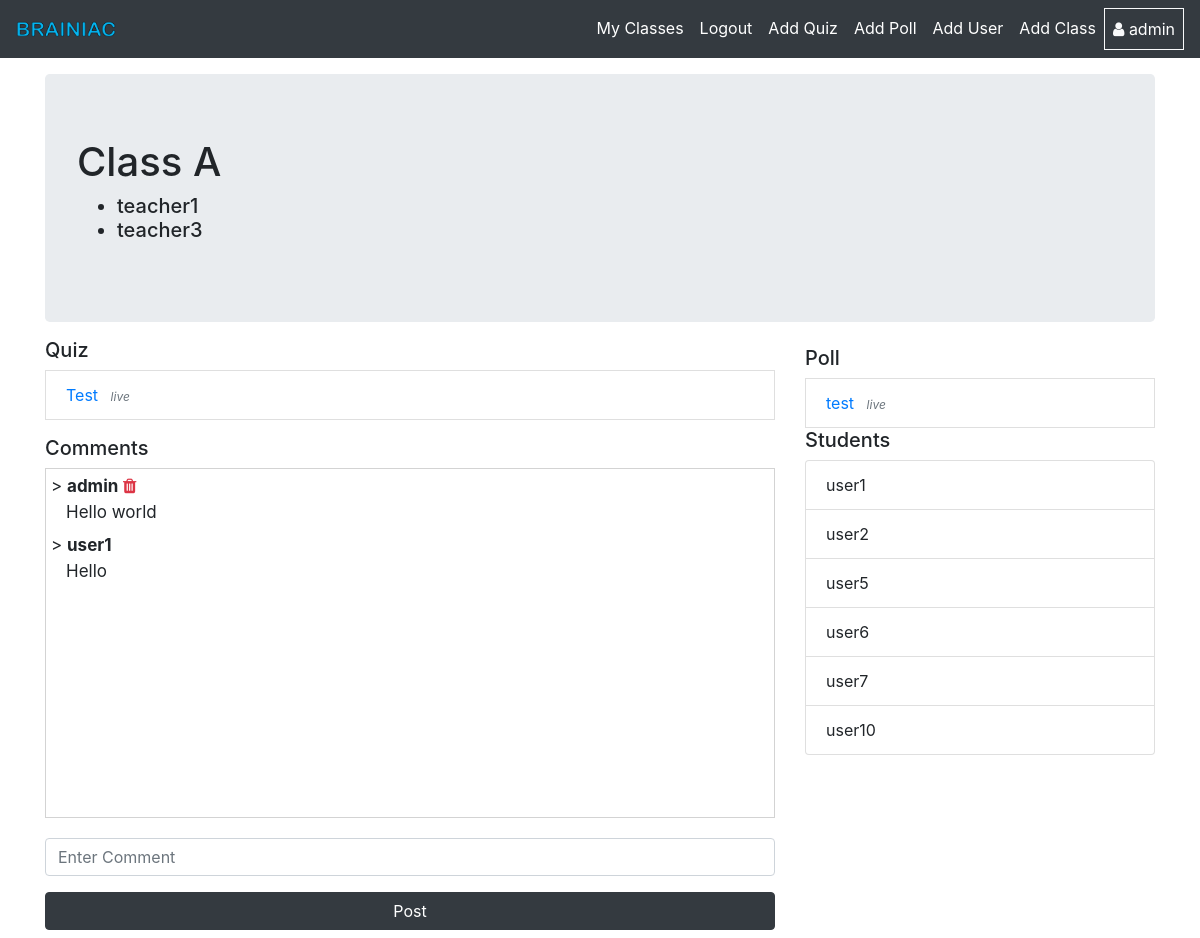
The app's page /quiz/class_view/1 (signed in) with its own data.
### quiz/models.py (models this page shows, shortened)
class Class(models.Model):
    class_name = models.CharField(max_length=20)
    year = models.IntegerField(primary_key=False,null=False,blank=False)
    branch = models.CharField(max_length=50)
    user = models.ManyToManyField(User)

class Quiz(models.Model):
    created_by = models.ForeignKey(User,on_delete=models.CASCADE)
    title = models.CharField(max_length=250)
    description = models.TextField()
    classes = models.ManyToManyField(Class)
    make_visible = models.BooleanField(default=False)
    total_questions = models.IntegerField(primary_key=False,default=0)
    answer_available = models.BooleanField(primary_key=False,default=False)
    timer = models.IntegerField(primary_key=False,null=True,blank=True,validators=[MinValueValidator(9), MaxValueValidator(120)],)

class Poll(models.Model):
    created_by = models.ForeignKey(User,on_delete=models.CASCADE)
    title = models.CharField(max_length=250)
    classes = models.ManyToManyField(Class)
    activate = models.BooleanField(default=False,primary_key=False)

class Comments(models.Model):
    comment = models.TextField(blank=False,null=False)
    user = models.ForeignKey(User,on_delete=models.CASCADE)
    spam = models.BooleanField(null=True,blank=True,primary_key=False)
    clas = models.ForeignKey(Class,on_delete=models.CASCADE)

### quiz/views.py (the view)
# urls.py: path('class_view/<int:class_pk>',views.classView,name='classView'),
@login_required(login_url='/')
def classView(request,class_pk):
    stud_info = []
    quiz_info = []
    poll_list = []
    class_obj = get_object_or_404(Class,pk=class_pk)
    if str(request.user.job.status) == 'student':
        poll_list = list(Poll.objects.filter(activate=True).filter(classes=class_obj))
        quiz_list = list(Quiz.objects.filter(make_visible=True).filter(classes=class_obj))
        student_quiz_info = []
        if len(quiz_list) != 0:
            for quiz in quiz_list :
                stud_info = list(StudentQuizInfo.objects.filter(quiz_id=quiz.id).filter(user_id=request.user.id))
                if len(stud_info) != 0 :
                    student_quiz_info.append(stud_info[0])
                else :
                    student_quiz_info.append(None)
        quiz_info = zip(quiz_list,student_quiz_info)
    else :
        quiz_list = list(Quiz.objects.filter(classes=class_obj))
        poll_list = list(Poll.objects.filter(classes=class_obj))
    participant_list = class_obj.user.all()
    teacher_list = []
    student_list = []
    for each_user in participant_list :
        if each_user.is_superuser :
            continue
        elif str(each_user.job.status)== 'student' :
            student_list.append(each_user)
        elif str(each_user.job.status)== 'teacher' :
            teacher_list.append(each_user)
    user_list = []
    if Comments.objects.filter(clas_id=class_pk).exists():
        comments = get_list_or_404(Comments,clas_id=class_pk)
        for comment in comments :
            user_list.append(get_object_or_404(User,pk=comment.user_id))
    else :
        comments = []
    user_comments_list = zip(user_list,comments)
    context = {
        'quiz_info':quiz_info,
        'poll_list':poll_list,
        'class_obj':class_obj,
        'student_list':student_list,
        'teacher_list':teacher_list,
        'quiz_list':quiz_list,
        'comments_form':CommentsForm(),
        'user_comments_list':user_comments_list,
    }
    return render(request,'quiz/class_view.html',context)

### quiz/forms.py
class CommentsForm(forms.ModelForm) :
    class Meta :
        model = Comments
        fields = ('comment',)
        widgets = {
            'comment':forms.TextInput(attrs={'class': 'form-comments','placeholder':'Enter Comment'})
        }
        labels ={
            'comment' : (''),
        }
    def __init__(self, *args, **kwargs):
        super(CommentsForm, self).__init__(*args, **kwargs)
        self.fields['comment'].required=True

### templates/quiz/class_view.html (shortened to what this page needs)
{% extends "./base.html" %}
{% load crispy_forms_tags %}
{% load static %}
{% block content %}
<link rel="stylesheet" href="{% static 'quiz/class_view.css' %}">
<div class="container">
    <div class="jumbotron my-3">
        <h1>
            {{class_obj.class_name}}
        </h1>
        <h5>
            <ul>
                {% for each_teacher in teacher_list %}
                <li>{{each_teacher}}</li>
                {% endfor %}
            </ul>
        </h5>
    </div>
    <div class="row">
        <div class="col-md-8">
            <h5>Quiz</h5>
            <ul class="list-group">
                {% if request.user.job.status == 'student' %}
                    {% for quiz, info in quiz_info %}
                    <a href="{% url 'quiz:quizInfoTeacherView' quiz.id %}">
                        <li class="list-group-item">{{quiz.title}}
                        {% if info.completed == True %}
                            <i class="fa fa-check text-success"></i>
                        {% endif %}
                        </li>
                    </a>
                    {% endfor %}
                {% else %}
                    {% for quiz in quiz_list %}
                    <a href="{% url 'quiz:quizInfoTeacherView' quiz.id %}">
                        <li class="list-group-item">{{quiz.title}}
                        {% if quiz.make_visible == True %}
                            <span style="font-size: 12px;font-style: italic;" class="text-secondary ml-2">live</span>
                        {% endif %}
                        </li>
                    </a>
                    {% endfor %}
                {% endif %}
            </ul>
        </div>
        <div class="col-md-4 mt-2">
            <h5>Poll</h5>
            <ul class="list-group">
                {% for poll in poll_list %}
                    <a href="{% url 'quiz:createPollChoices' poll.id %}"><li class="list-group-item">{{poll.title}}
                        {% if request.user.job.status == 'teacher' %}
                            {% if poll.activate == True %}
                                <span style="font-size: 12px;font-style: italic;" class="text-secondary ml-2">live</span>
                            {% endif %}
                        {% endif %}
                    </li></a>
                {% endfor %}
            </ul>
        </div>
        <div class="col-md-8 mb-2 mt-2">
            <h5>Comments</h5>
            <div class="comments-box">
                {% for user, comment in user_comments_list %}
                    <p class="username">> <Strong>{{user.username}}</Strong>
                        {% if request.user == user %}
                            <a href="{% url 'quiz:deleteComment' comment.id %}"> <i class="fa fa-trash text-danger"></i> </a>
                        {% endif %}
                    </p>
                    <p class="comment">{{comment.comment}}</p>
                {% endfor %}
            </div>
            <form action="{% url 'quiz:postComment' class_obj.id %}" method="POST">
                {{comments_form|crispy}}
                <button class="btn btn-dark w-100" type="submit">Post</button>
            </form>
        </div>
        <div class="col-md-4 d-none d-md-block">
            <h5>Students </h5>
                <ul class="list-group">
                    {% for each_student in student_list %}
                    <li class="list-group-item">{{each_student}}</li>
                    {% endfor %}
                </ul>
        </div>
    </div>
</div>
{% endblock %}

### templates/quiz/base.html (shortened to what this page needs)
{% load static %}
<!DOCTYPE html>
<html lang="en">
<head>
  <link rel="stylesheet" href="https://stackpath.bootstrapcdn.com/bootstrap/4.5.0/css/bootstrap.min.css"
 />
  <link rel="stylesheet" href="https://stackpath.bootstrapcdn.com/font-awesome/4.7.0/css/font-awesome.min.css">
  <link
      rel="stylesheet"
      type="text/css"
      href="{% static 'accounts/style.css' %}"
    />
</head>
<body>
  <nav class="navbar navbar-expand-lg navbar-dark bg-dark">
    <a class="navbar-brand" href="{% url 'quiz:home' %}">
        <img src="{% static 'quiz/Braniac3.png' %}" alt="logo">
    </a>
    <div class="collapse navbar-collapse" id="navbarSupportedContent">
      <ul class="navbar-nav ml-auto">
        <li class="nav-item active">
          <a class="nav-link" href="{% if user.is_authenticated %} {% url 'quiz:home' %} {% else %} # {% endif %}">
            <span class="nav_link">
              My Classes
            </span>
          </a>
        </li>
        <li class="nav-item active">
          <a class="nav-link" href="{% if user.is_authenticated %} {% url 'quiz:logout' %} {% else %} # {% endif %}">
            <span class="nav_link">
              {% if user.is_authenticated %} Logout {% else %} Login {% endif %}
            </span>
          </a>
        </li>
        {% if request.user.job.status == 'teacher' %}
          <li class="nav-item active">
            <a class="nav-link" href="{% url 'quiz:addQuiz' %}">
              <span class="nav_link">
                Add Quiz
              </span>
            </a>
          </li>
          <li class="nav-item active">
            <a class="nav-link" href="{% url 'quiz:createPoll' %}">
              <span class="nav_link">
                Add Poll
              </span>
            </a>
          </li>
        {% endif %}
        {% if request.user.is_superuser  %}
          <li class="nav-item active">
            <a class="nav-link" href="{% url 'accounts:userRegister' %}">
              <span class="nav_link">
                Add User
              </span>
            </a>
          </li>
          <li class="nav-item active">
            <a class="nav-link" href="{% url 'accounts:add_classes' %}">
              <span class="nav_link">
                Add Class
              </span>
            </a>
          </li>
        {% endif %}
        <li class="nav-item active border border-light">
            <a class="nav-link" href="#">
              <i class="fa fa-user text-light"></i>
              <span class="nav_link">
                {% if user.is_authenticated %} {{request.user.username}} {% endif %}
              </span>
            </a>
        </li
      </ul>
    </div>
  </nav>
  {% block content %} {% endblock content %}
</body>
</html>

### static/accounts/style.css (style rules this page uses)
.navbar-brand img { display: block; width: 100px; }
body { padding: 0px; margin: 0px; border: 0px; height: 100vh; }

### static/quiz/class_view.css (style rules this page uses)
.comments-box { width: auto; height: 350px; border: 1px solid lightgray; overflow: scroll; margin-bottom: 20px; }
.username { font-size: 17px; margin-top: 5px; margin-bottom: 0px; margin-left: 5px; }
.comment { margin-bottom: 8px; margin-top: 0px; margin-left: 20px; font-size: 17px; }

### records on screen
Class: class_name "Class A"
Quiz: title "Test", make_visible "live"
Poll: title "test", activate "live"

### other values on screen
{{ request.user.username }} "admin"
{{ each_teacher }} "teacher1"
{{ each_teacher }} "teacher3"
{{ user.username }} "admin"
{{ comment.comment }} "Hello world"
{{ user.username }} "user1"
{{ comment.comment }} "Hello"
{{ each_student }} "user1"
{{ each_student }} "user2"
{{ each_student }} "user5"
{{ each_student }} "user6"
{{ each_student }} "user7"
{{ each_student }} "user10"
